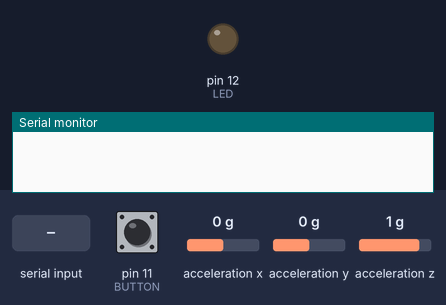
The sketch below on a simulated Teensy 4. On the bench: output pins drawn as LEDs (lit = HIGH), the last lines printed to the serial monitor. Dashed ring = blinking. The inputs (shaded band) are chosen by the test bench; at power-on: pin 11 (BUTTON) HIGH, acceleration x 0 g, acceleration y 0 g, acceleration z 1 g.

Above: at 1.2 s.
1.3 s: "Y" received over Serial
At 1.46 s:
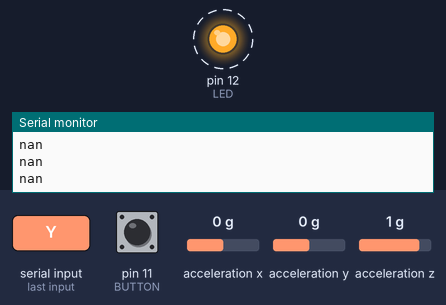
4.3 s: pin 11 (BUTTON) pulled LOW for 0.15 s
At 5.5 s:
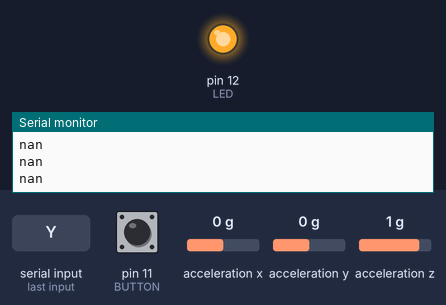
7.4 s: pin 11 (BUTTON) pulled LOW for 1 s
At 11.2 s:
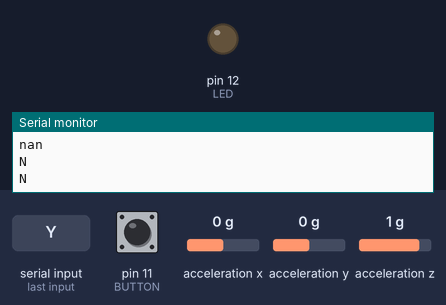
11.4 s: pin 11 (BUTTON) pulled LOW for 3.2 s
At 12.1 s:
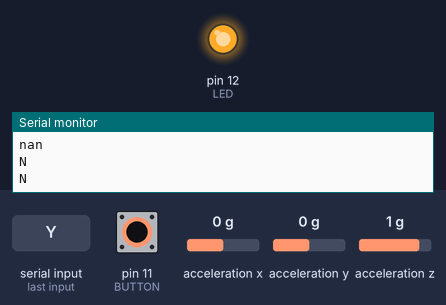
Timing chart, 0 to 18.6 s (numbered marks = the images above; inputs shaded):
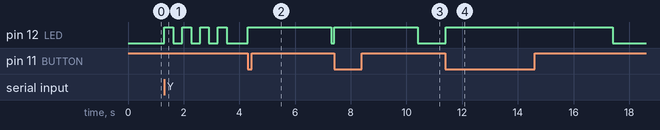

Measured:
- after the input at 1.3 s, pin 12 (LED): alternates HIGH for 0.32 s and LOW for 0.32 s, 8 changes in all, then stays LOW, starting at once
- after the input at 4.3 s, pin 12 (LED): LOW → HIGH at once, → LOW 3.0 s later
- after the input at 7.4 s, pin 12 (LED): LOW → HIGH at once, → LOW 3.0 s later
- after the input at 11.4 s, pin 12 (LED): LOW → HIGH at once, → LOW 6.0 s later

The sketch:

accel_writer_mma8451_v3.ino
```cpp
#include <Wire.h>
#include <Adafruit_MMA8451.h>
#include <Adafruit_Sensor.h>

float MIN_DB = 70.0;

const int FFT_SIZE = 512;


Adafruit_MMA8451 mma = Adafruit_MMA8451();
unsigned long time,start_time,accum_time = 3000000;
int samp_rate = 200; //Hz
unsigned long samp_micros;
unsigned long micro = 0;
sensors_event_t event;
int LED = 12;
int BUTTON = 11;
int count;
float avg_x, avg_y, avg_z;
float avg_len;
bool button_on = false, has_run = false, accumulating = false, data_print = false;
float vel = 0;
char msg = ' ';// msg will be 'Y' when python requests data

IntervalTimer samplingTimer;
//float samples[FFT_SIZE];
//float magnitudes[FFT_SIZE];
int sampleCounter=0;

void setup() {
  // put your setup code here, to run once:
  Serial.begin(38400);
  if(!mma.begin()){
    Serial.println("couldnt start");
    while(1);
  }
  pinMode(BUTTON, INPUT_PULLUP);
  pinMode(LED,OUTPUT);
  samp_micros = 1000000/samp_rate;
  mma.setRange(MMA8451_RANGE_2_G);
}

void loop() {
  while(Serial.available()>0){
    msg = Serial.read();
    if(msg == 'Y'){
      data_print = true;
    }
  }
  time = micros();
  if (digitalRead(BUTTON) == LOW || accumulating) {
    if(!accumulating){
      accumulating = true;
      start_time = time;
      has_run=false;
    }
    vel = 0.f;
    if(!has_run){
      accumulate_accel();
    }
    if(time-start_time > accum_time){
      accumulating = false;
    }
  }
  else{
    average_accumulation();
    if(data_print){
      samplingBegin();
    }
  }
}

void accumulate_accel(){
  if(!button_on){
      button_on = true;
      avg_x = 0.f;
      avg_y = 0.f;
      avg_z = 0.f;
      count = 0;
    }
    mma.read();
    mma.getEvent(&event);
    avg_x += event.acceleration.x;
    avg_y += event.acceleration.y;
    avg_z += event.acceleration.z;
    count++;
    digitalWrite(LED,HIGH);
}

void average_accumulation(){
  if(button_on){
      avg_x /= count;
      avg_y /= count;
      avg_z /= count;
      avg_len = sqrt(pow(avg_x,2)+pow(avg_y,2)+pow(avg_z,2));
      button_on = false;
      has_run = true;
      Serial.println('N');
      digitalWrite(LED,LOW);
    }

}

float offset_relative(float ax, float ay, float az){
  float dot = ax*avg_x + ay*avg_y + az*avg_z;
  dot /= avg_len;
  return dot;
}

void samplingBegin() {
  // Reset sample buffer position and start callback at necessary rate.
  data_print = false;
  sampleCounter = 0;
  samplingTimer.begin(samplingCallback, 1000000/samp_rate);
}
void samplingCallback(){
  mma.read();
  mma.getEvent(&event);
  float d = offset_relative(event.acceleration.x-avg_x,event.acceleration.y-avg_y,event.acceleration.z-avg_z);
  vel += 9.80665f*d*samp_micros;
  Serial.println(vel);
  if(sampleCounter/64 % 2 == 0){
    digitalWrite(LED,HIGH);
  }
  else{
    digitalWrite(LED,LOW);
  }
//  samples[sampleCounter] = vel;
  sampleCounter++;
  if(sampleCounter > FFT_SIZE){
    samplingTimer.end();
    digitalWrite(LED,LOW);
  }
}
```
